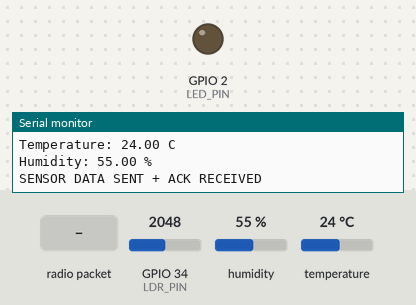
The sketch below on a simulated ESP32. On the bench: output pins drawn as LEDs (lit = HIGH), the last lines printed to the serial monitor. Inputs (shaded band) come from the test bench; at power-on: GPIO 34 (LDR_PIN) = 2048, humidity 55 %, temperature 24 °C. No radio packets arrive unless stated.

Above: at 1.2 s.
1.3 s: radio packet "LED_ON" arrives
At 5.2 s:
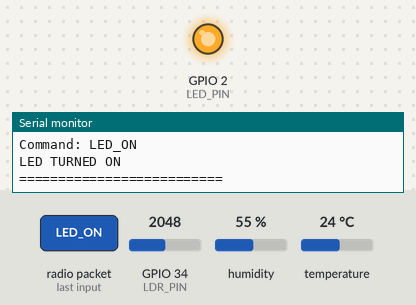
5.5 s: radio packet "LED_OFF" arrives
At 8.4 s:
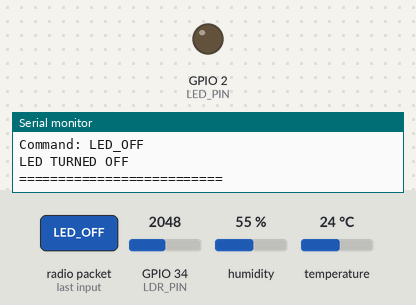
Timing chart, 0 to 9.9 s (numbered marks = the images above; inputs shaded):
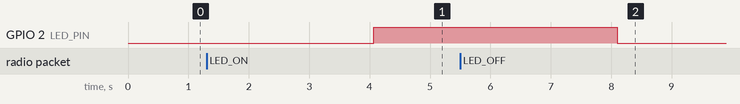

Measured:
- after the input at 1.3 s, GPIO 2 (LED_PIN): LOW → HIGH after 2.8 s
- after the input at 5.5 s, GPIO 2 (LED_PIN): HIGH → LOW after 2.6 s

The sketch:

sensor-node.ino
```cpp
#include <SPI.h>
#include <RF24.h>
#include <DHT.h>

// Pin Definitions
#define LDR_PIN 34
#define DHT_PIN 4
#define DHT_TYPE DHT11

#define CE_PIN 16
#define CSN_PIN 5

#define LED_PIN 2

// Hardware Objects
RF24 radio(CE_PIN, CSN_PIN);
DHT dht(DHT_PIN, DHT_TYPE);

// NRF24 Pipe Addresses
const byte dataAddress[6] = "NODE1";      // Transmit address to Gateway
const byte commandAddress[6] = "CMD01";    // Receive address from Gateway

// Data Structures
struct SensorPacket {
  uint8_t nodeID;
  uint16_t packetID;
  uint16_t light;
  float temperature;
  float humidity;
};

struct CommandPacket {
  char command[10];
};

// Global Variables
SensorPacket data;
uint16_t packetCounter = 0;

bool sendSensorData() {
  radio.stopListening();
  radio.openWritingPipe(dataAddress);

  bool success = radio.write(&data, sizeof(data));

  if (success) {
    Serial.println("SENSOR DATA SENT + ACK RECEIVED");
  } else {
    Serial.println("SENSOR DATA SEND FAILED");
  }

  return success;
}

void checkCommand() {
  radio.openReadingPipe(1, commandAddress);
  radio.startListening();

  unsigned long startTime = millis();
  CommandPacket command;

  // Listen for command responses
  while (millis() - startTime < 1000) {
    if (radio.available()) {
      radio.read(&command, sizeof(command));

      Serial.println("\n==========================");
      Serial.println("COMMAND RECEIVED");
      Serial.print("Command: ");
      Serial.println(command.command);

      if (strcmp(command.command, "LED_ON") == 0) {
        digitalWrite(LED_PIN, HIGH);
        Serial.println("LED TURNED ON");
      } else if (strcmp(command.command, "LED_OFF") == 0) {
        digitalWrite(LED_PIN, LOW);
        Serial.println("LED TURNED OFF");
      } else {
        Serial.println("UNKNOWN COMMAND");
      }

      Serial.println("==========================");
    }
  }

  radio.stopListening();
  radio.openWritingPipe(dataAddress);
}

void setup() {
  Serial.begin(115200);

  pinMode(LED_PIN, OUTPUT);
  digitalWrite(LED_PIN, LOW);

  dht.begin();
  SPI.begin(18, 19, 23, CSN_PIN);

  if (!radio.begin()) {
    Serial.println("nRF24 NOT DETECTED!");
    while (1) {
      delay(1000);
    }
  }

  radio.setPALevel(RF24_PA_LOW);
  radio.setDataRate(RF24_250KBPS);
  radio.setAutoAck(true);
  radio.setRetries(5, 15);
  radio.setCRCLength(RF24_CRC_16);

  radio.openWritingPipe(dataAddress);
  radio.openReadingPipe(1, commandAddress);

  radio.stopListening();

  Serial.println("\n==========================");
  Serial.println("ESP32 #1 SENSOR NODE");
  Serial.println("READY");
  Serial.println("==========================");
}

void loop() {
  int lightValue = analogRead(LDR_PIN);
  float temperature = dht.readTemperature();
  float humidity = dht.readHumidity();

  if (isnan(temperature) || isnan(humidity)) {
    Serial.println("DHT11 ERROR");
    delay(2000);
    return;
  }

  data.nodeID = 1;
  data.packetID = packetCounter++;
  data.light = lightValue;
  data.temperature = temperature;
  data.humidity = humidity;

  Serial.println("\n--------------------------");
  Serial.print("Packet ID: ");
  Serial.println(data.packetID);
  Serial.print("Light: ");
  Serial.println(data.light);
  Serial.print("Temperature: ");
  Serial.print(data.temperature);
  Serial.println(" C");
  Serial.print("Humidity: ");
  Serial.print(data.humidity);
  Serial.println(" %");

  sendSensorData();
  checkCommand();

  delay(3000);
}
```
